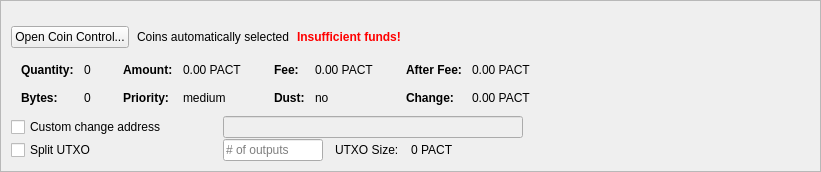
         <widget class="QFrame" name="frameCoinControl">
          <property name="sizePolicy">
           <sizepolicy hsizetype="Expanding" vsizetype="Expanding">
            <horstretch>0</horstretch>
            <verstretch>0</verstretch>
           </sizepolicy>
          </property>
          <property name="maximumSize">
           <size>
            <width>16777215</width>
            <height>16777215</height>
           </size>
          </property>
          <property name="frameShape">
           <enum>QFrame::StyledPanel</enum>
          </property>
          <property name="frameShadow">
           <enum>QFrame::Sunken</enum>
          </property>
          <layout class="QVBoxLayout" name="verticalLayoutCoinControl2">
           <property name="spacing">
            <number>0</number>
           </property>
           <property name="leftMargin">
            <number>0</number>
           </property>
           <property name="topMargin">
            <number>0</number>
           </property>
           <property name="rightMargin">
            <number>0</number>
           </property>
           <property name="bottomMargin">
            <number>0</number>
           </property>
           <item>
            <widget class="QFrame" name="frameCoinControl_BG">
             <layout class="QVBoxLayout" name="verticalLayoutCoinControl" stretch="0,0,0,0,0,0">
              <property name="spacing">
               <number>1</number>
              </property>
              <property name="leftMargin">
               <number>10</number>
              </property>
              <property name="topMargin">
               <number>10</number>
              </property>
              <item>
               <layout class="QHBoxLayout" name="horizontalLayoutCoinControl1">
                <property name="bottomMargin">
                 <number>15</number>
                </property>
                <item>
                 <layout class="QVBoxLayout" name="verticalLayout_3">
                  <property name="spacing">
                   <number>6</number>
                  </property>
                 </layout>
                </item>
               </layout>
              </item>
              <item>
               <layout class="QHBoxLayout" name="horizontalLayoutCoinControl2" stretch="0,0,0,0">
                <property name="spacing">
                 <number>8</number>
                </property>
                <property name="bottomMargin">
                 <number>10</number>
                </property>
                <item>
                 <widget class="QPushButton" name="pushButtonCoinControl">
                  <property name="sizePolicy">
                   <sizepolicy hsizetype="Minimum" vsizetype="Fixed">
                    <horstretch>0</horstretch>
                    <verstretch>0</verstretch>
                   </sizepolicy>
                  </property>
                  <property name="styleSheet">
                   <string notr="true"/>
                  </property>
                  <property name="text">
                   <string>Open Coin Control...</string>
                  </property>
                  <property name="autoDefault">
                   <bool>false</bool>
                  </property>
                 </widget>
                </item>
                <item>
                 <widget class="QLabel" name="labelCoinControlAutomaticallySelected">
                  <property name="text">
                   <string>Coins automatically selected</string>
                  </property>
                  <property name="margin">
                   <number>5</number>
                  </property>
                 </widget>
                </item>
                <item>
                 <widget class="QLabel" name="labelCoinControlInsuffFunds">
                  <property name="font">
                   <font>
                    <weight>75</weight>
                    <bold>true</bold>
                   </font>
                  </property>
                  <property name="styleSheet">
                   <string notr="true">color:red;font-weight:bold;</string>
                  </property>
                  <property name="text">
                   <string>Insufficient funds!</string>
                  </property>
                  <property name="margin">
                   <number>5</number>
                  </property>
                 </widget>
                </item>
                <item>
                 <spacer name="horizontalSpacerCoinControl">
                  <property name="orientation">
                   <enum>Qt::Horizontal</enum>
                  </property>
                  <property name="sizeHint" stdset="0">
                   <size>
                    <width>40</width>
                    <height>1</height>
                   </size>
                  </property>
                 </spacer>
                </item>
               </layout>
              </item>
              <item>
               <widget class="QWidget" name="widgetCoinControl" native="true">
                <property name="sizePolicy">
                 <sizepolicy hsizetype="Preferred" vsizetype="Preferred">
                  <horstretch>0</horstretch>
                  <verstretch>0</verstretch>
                 </sizepolicy>
                </property>
                <property name="minimumSize">
                 <size>
                  <width>0</width>
                  <height>0</height>
                 </size>
                </property>
                <property name="styleSheet">
                 <string notr="true"/>
                </property>
                <layout class="QHBoxLayout" name="horizontalLayoutCoinControl5">
                 <property name="leftMargin">
                  <number>0</number>
                 </property>
                 <property name="topMargin">
                  <number>0</number>
                 </property>
                 <property name="rightMargin">
                  <number>0</number>
                 </property>
                 <property name="bottomMargin">
                  <number>0</number>
                 </property>
                 <item>
                  <layout class="QHBoxLayout" name="horizontalLayoutCoinControl3" stretch="0,0,0,1">
                   <property name="spacing">
                    <number>20</number>
                   </property>
                   <property name="topMargin">
                    <number>0</number>
                   </property>
                   <property name="bottomMargin">
                    <number>10</number>
                   </property>
                   <item>
                    <layout class="QFormLayout" name="formLayoutCoinControl1">
                     <property name="horizontalSpacing">
                      <number>10</number>
                     </property>
                     <property name="verticalSpacing">
                      <number>14</number>
                     </property>
                     <property name="leftMargin">
                      <number>10</number>
                     </property>
                     <property name="topMargin">
                      <number>4</number>
                     </property>
                     <property name="rightMargin">
                      <number>6</number>
                     </property>
                     <item row="0" column="0">
                      <widget class="QLabel" name="labelCoinControlQuantityText">
                       <property name="font">
                        <font>
                         <weight>75</weight>
                         <bold>true</bold>
                        </font>
                       </property>
                       <property name="text">
                        <string>Quantity:</string>
                       </property>
                       <property name="margin">
                        <number>0</number>
                       </property>
                      </widget>
                     </item>
                     <item row="0" column="1">
                      <widget class="QLabel" name="labelCoinControlQuantity">
                       <property name="cursor">
                        <cursorShape>IBeamCursor</cursorShape>
                       </property>
                       <property name="contextMenuPolicy">
                        <enum>Qt::ActionsContextMenu</enum>
                       </property>
                       <property name="text">
                        <string notr="true">0</string>
                       </property>
                       <property name="margin">
                        <number>0</number>
                       </property>
                       <property name="textInteractionFlags">
                        <set>Qt::LinksAccessibleByMouse|Qt::TextSelectableByKeyboard|Qt::TextSelectableByMouse</set>
                       </property>
                      </widget>
                     </item>
                     <item row="1" column="0">
                      <widget class="QLabel" name="labelCoinControlBytesText">
                       <property name="font">
                        <font>
                         <weight>75</weight>
                         <bold>true</bold>
                        </font>
                       </property>
                       <property name="text">
                        <string>Bytes:</string>
                       </property>
                      </widget>
                     </item>
                     <item row="1" column="1">
                      <widget class="QLabel" name="labelCoinControlBytes">
                       <property name="cursor">
                        <cursorShape>IBeamCursor</cursorShape>
                       </property>
                       <property name="contextMenuPolicy">
                        <enum>Qt::ActionsContextMenu</enum>
                       </property>
                       <property name="text">
                        <string notr="true">0</string>
                       </property>
                       <property name="textInteractionFlags">
                        <set>Qt::LinksAccessibleByMouse|Qt::TextSelectableByKeyboard|Qt::TextSelectableByMouse</set>
                       </property>
                      </widget>
                     </item>
                    </layout>
                   </item>
                   <item>
                    <layout class="QFormLayout" name="formLayoutCoinControl2">
                     <property name="horizontalSpacing">
                      <number>10</number>
                     </property>
                     <property name="verticalSpacing">
                      <number>14</number>
                     </property>
                     <property name="leftMargin">
                      <number>6</number>
                     </property>
                     <property name="topMargin">
                      <number>4</number>
                     </property>
                     <property name="rightMargin">
                      <number>6</number>
                     </property>
                     <item row="0" column="0">
                      <widget class="QLabel" name="labelCoinControlAmountText">
                       <property name="font">
                        <font>
                         <weight>75</weight>
                         <bold>true</bold>
                        </font>
                       </property>
                       <property name="text">
                        <string>Amount:</string>
                       </property>
                       <property name="margin">
                        <number>0</number>
                       </property>
                      </widget>
                     </item>
                     <item row="0" column="1">
                      <widget class="QLabel" name="labelCoinControlAmount">
                       <property name="cursor">
                        <cursorShape>IBeamCursor</cursorShape>
                       </property>
                       <property name="contextMenuPolicy">
                        <enum>Qt::ActionsContextMenu</enum>
                       </property>
                       <property name="text">
                        <string notr="true">0.00 PACT</string>
                       </property>
                       <property name="textInteractionFlags">
                        <set>Qt::LinksAccessibleByMouse|Qt::TextSelectableByKeyboard|Qt::TextSelectableByMouse</set>
                       </property>
                      </widget>
                     </item>
                     <item row="1" column="0">
                      <widget class="QLabel" name="labelCoinControlPriorityText">
                       <property name="font">
                        <font>
                         <weight>75</weight>
                         <bold>true</bold>
                        </font>
                       </property>
                       <property name="text">
                        <string>Priority:</string>
                       </property>
                      </widget>
                     </item>
                     <item row="1" column="1">
                      <widget class="QLabel" name="labelCoinControlPriority">
                       <property name="cursor">
                        <cursorShape>IBeamCursor</cursorShape>
                       </property>
                       <property name="contextMenuPolicy">
                        <enum>Qt::ActionsContextMenu</enum>
                       </property>
                       <property name="text">
                        <string>medium</string>
                       </property>
                       <property name="textInteractionFlags">
                        <set>Qt::LinksAccessibleByMouse|Qt::TextSelectableByKeyboard|Qt::TextSelectableByMouse</set>
                       </property>
                      </widget>
                     </item>
                    </layout>
                   </item>
                   <item>
                    <layout class="QFormLayout" name="formLayoutCoinControl3">
                     <property name="horizontalSpacing">
                      <number>10</number>
                     </property>
                     <property name="verticalSpacing">
                      <number>14</number>
                     </property>
                     <property name="leftMargin">
                      <number>6</number>
                     </property>
                     <property name="topMargin">
                      <number>4</number>
                     </property>
                     <property name="rightMargin">
                      <number>6</number>
                     </property>
                     <item row="0" column="0">
                      <widget class="QLabel" name="labelCoinControlFeeText">
                       <property name="font">
                        <font>
                         <weight>75</weight>
                         <bold>true</bold>
                        </font>
                       </property>
                       <property name="text">
                        <string>Fee:</string>
                       </property>
                       <property name="margin">
                        <number>0</number>
                       </property>
                      </widget>
                     </item>
                     <item row="0" column="1">
                      <widget class="QLabel" name="labelCoinControlFee">
                       <property name="cursor">
                        <cursorShape>IBeamCursor</cursorShape>
                       </property>
                       <property name="contextMenuPolicy">
                        <enum>Qt::ActionsContextMenu</enum>
                       </property>
                       <property name="text">
                        <string notr="true">0.00 PACT</string>
                       </property>
                       <property name="textInteractionFlags">
                        <set>Qt::LinksAccessibleByMouse|Qt::TextSelectableByKeyboard|Qt::TextSelectableByMouse</set>
                       </property>
                      </widget>
                     </item>
                     <item row="1" column="0">
                      <widget class="QLabel" name="labelCoinControlLowOutputText">
                       <property name="font">
                        <font>
                         <weight>75</weight>
                         <bold>true</bold>
                        </font>
                       </property>
                       <property name="text">
                        <string>Dust:</string>
                       </property>
                      </widget>
                     </item>
                     <item row="1" column="1">
                      <widget class="QLabel" name="labelCoinControlLowOutput">
                       <property name="cursor">
                        <cursorShape>IBeamCursor</cursorShape>
                       </property>
                       <property name="contextMenuPolicy">
                        <enum>Qt::ActionsContextMenu</enum>
                       </property>
                       <property name="text">
                        <string>no</string>
                       </property>
                       <property name="textInteractionFlags">
                        <set>Qt::LinksAccessibleByMouse|Qt::TextSelectableByKeyboard|Qt::TextSelectableByMouse</set>
                       </property>
                      </widget>
                     </item>
                    </layout>
                   </item>
                   <item>
                    <layout class="QFormLayout" name="formLayoutCoinControl4">
                     <property name="horizontalSpacing">
                      <number>10</number>
                     </property>
                     <property name="verticalSpacing">
                      <number>14</number>
                     </property>
                     <property name="leftMargin">
                      <number>6</number>
                     </property>
                     <property name="topMargin">
                      <number>4</number>
                     </property>
                     <property name="rightMargin">
                      <number>6</number>
                     </property>
                     <item row="0" column="0">
                      <widget class="QLabel" name="labelCoinControlAfterFeeText">
                       <property name="font">
                        <font>
                         <weight>75</weight>
                         <bold>true</bold>
                        </font>
                       </property>
                       <property name="text">
                        <string>After Fee:</string>
                       </property>
                       <property name="margin">
                        <number>0</number>
                       </property>
                      </widget>
                     </item>
                     <item row="0" column="1">
                      <widget class="QLabel" name="labelCoinControlAfterFee">
                       <property name="cursor">
                        <cursorShape>IBeamCursor</cursorShape>
                       </property>
                       <property name="contextMenuPolicy">
                        <enum>Qt::ActionsContextMenu</enum>
                       </property>
                       <property name="text">
                        <string notr="true">0.00 PACT</string>
                       </property>
                       <property name="textInteractionFlags">
                        <set>Qt::LinksAccessibleByMouse|Qt::TextSelectableByKeyboard|Qt::TextSelectableByMouse</set>
                       </property>
                      </widget>
                     </item>
                     <item row="1" column="0">
                      <widget class="QLabel" name="labelCoinControlChangeText">
                       <property name="font">
                        <font>
                         <weight>75</weight>
                         <bold>true</bold>
                        </font>
                       </property>
                       <property name="text">
                        <string>Change:</string>
                       </property>
                      </widget>
                     </item>
                     <item row="1" column="1">
                      <widget class="QLabel" name="labelCoinControlChange">
                       <property name="cursor">
                        <cursorShape>IBeamCursor</cursorShape>
                       </property>
                       <property name="contextMenuPolicy">
                        <enum>Qt::ActionsContextMenu</enum>
                       </property>
                       <property name="text">
                        <string notr="true">0.00 PACT</string>
                       </property>
                       <property name="textInteractionFlags">
                        <set>Qt::LinksAccessibleByMouse|Qt::TextSelectableByKeyboard|Qt::TextSelectableByMouse</set>
                       </property>
                      </widget>
                     </item>
                    </layout>
                   </item>
                  </layout>
                 </item>
                </layout>
               </widget>
              </item>
              <item>
               <layout class="QHBoxLayout" name="horizontalLayoutCoinControl4">
                <property name="spacing">
                 <number>12</number>
                </property>
                <property name="sizeConstraint">
                 <enum>QLayout::SetDefaultConstraint</enum>
                </property>
                <property name="topMargin">
                 <number>0</number>
                </property>
                <property name="rightMargin">
                 <number>0</number>
                </property>
                <item>
                 <widget class="QCheckBox" name="checkBoxCoinControlChange">
                  <property name="sizePolicy">
                   <sizepolicy hsizetype="Preferred" vsizetype="Preferred">
                    <horstretch>0</horstretch>
                    <verstretch>0</verstretch>
                   </sizepolicy>
                  </property>
                  <property name="minimumSize">
                   <size>
                    <width>200</width>
                    <height>0</height>
                   </size>
                  </property>
                  <property name="maximumSize">
                   <size>
                    <width>200</width>
                    <height>16777215</height>
                   </size>
                  </property>
                  <property name="toolTip">
                   <string>If this is activated, but the change address is empty or invalid, change will be sent to a newly generated address.</string>
                  </property>
                  <property name="text">
                   <string>Custom change address</string>
                  </property>
                 </widget>
                </item>
                <item>
                 <widget class="QValidatedLineEdit" name="lineEditCoinControlChange">
                  <property name="enabled">
                   <bool>false</bool>
                  </property>
                  <property name="sizePolicy">
                   <sizepolicy hsizetype="Preferred" vsizetype="Preferred">
                    <horstretch>0</horstretch>
                    <verstretch>0</verstretch>
                   </sizepolicy>
                  </property>
                  <property name="minimumSize">
                   <size>
                    <width>300</width>
                    <height>0</height>
                   </size>
                  </property>
                 </widget>
                </item>
                <item>
                 <widget class="QLabel" name="labelCoinControlChangeLabel">
                  <property name="sizePolicy">
                   <sizepolicy hsizetype="Preferred" vsizetype="Preferred">
                    <horstretch>0</horstretch>
                    <verstretch>0</verstretch>
                   </sizepolicy>
                  </property>
                  <property name="minimumSize">
                   <size>
                    <width>100</width>
                    <height>0</height>
                   </size>
                  </property>
                  <property name="text">
                   <string/>
                  </property>
                  <property name="margin">
                   <number>3</number>
                  </property>
                 </widget>
                </item>
               </layout>
              </item>
              <item>
               <layout class="QHBoxLayout" name="horizontalLayoutCoinControl6">
                <property name="spacing">
                 <number>12</number>
                </property>
                <property name="rightMargin">
                 <number>0</number>
                </property>
                <item>
                 <widget class="QCheckBox" name="splitBlockCheckBox">
                  <property name="sizePolicy">
                   <sizepolicy hsizetype="Preferred" vsizetype="Preferred">
                    <horstretch>0</horstretch>
                    <verstretch>0</verstretch>
                   </sizepolicy>
                  </property>
                  <property name="minimumSize">
                   <size>
                    <width>200</width>
                    <height>0</height>
                   </size>
                  </property>
                  <property name="maximumSize">
                   <size>
                    <width>200</width>
                    <height>16777215</height>
                   </size>
                  </property>
                  <property name="text">
                   <string>Split UTXO</string>
                  </property>
                 </widget>
                </item>
                <item>
                 <widget class="QLineEdit" name="splitBlockLineEdit">
                  <property name="sizePolicy">
                   <sizepolicy hsizetype="Preferred" vsizetype="Preferred">
                    <horstretch>50</horstretch>
                    <verstretch>0</verstretch>
                   </sizepolicy>
                  </property>
                  <property name="minimumSize">
                   <size>
                    <width>100</width>
                    <height>0</height>
                   </size>
                  </property>
                  <property name="maximumSize">
                   <size>
                    <width>100</width>
                    <height>16777215</height>
                   </size>
                  </property>
                  <property name="placeholderText">
                   <string># of outputs</string>
                  </property>
                 </widget>
                </item>
                <item>
                 <widget class="QLabel" name="labelBlockSizeText">
                  <property name="text">
                   <string>UTXO Size:</string>
                  </property>
                 </widget>
                </item>
                <item>
                 <widget class="QLabel" name="labelBlockSize">
                  <property name="text">
                   <string>0 PACT</string>
                  </property>
                 </widget>
                </item>
                <item>
                 <spacer name="horizontalSpacer_7">
                  <property name="orientation">
                   <enum>Qt::Horizontal</enum>
                  </property>
                  <property name="sizeHint" stdset="0">
                   <size>
                    <width>40</width>
                    <height>20</height>
                   </size>
                  </property>
                 </spacer>
                </item>
               </layout>
              </item>
              <item>
               <spacer name="verticalSpacerCoinControl">
                <property name="orientation">
                 <enum>Qt::Vertical</enum>
                </property>
                <property name="sizeHint" stdset="0">
                 <size>
                  <width>800</width>
                  <height>1</height>
                 </size>
                </property>
               </spacer>
              </item>
             </layout>
            </widget>
           </item>
          </layout>
         </widget>
